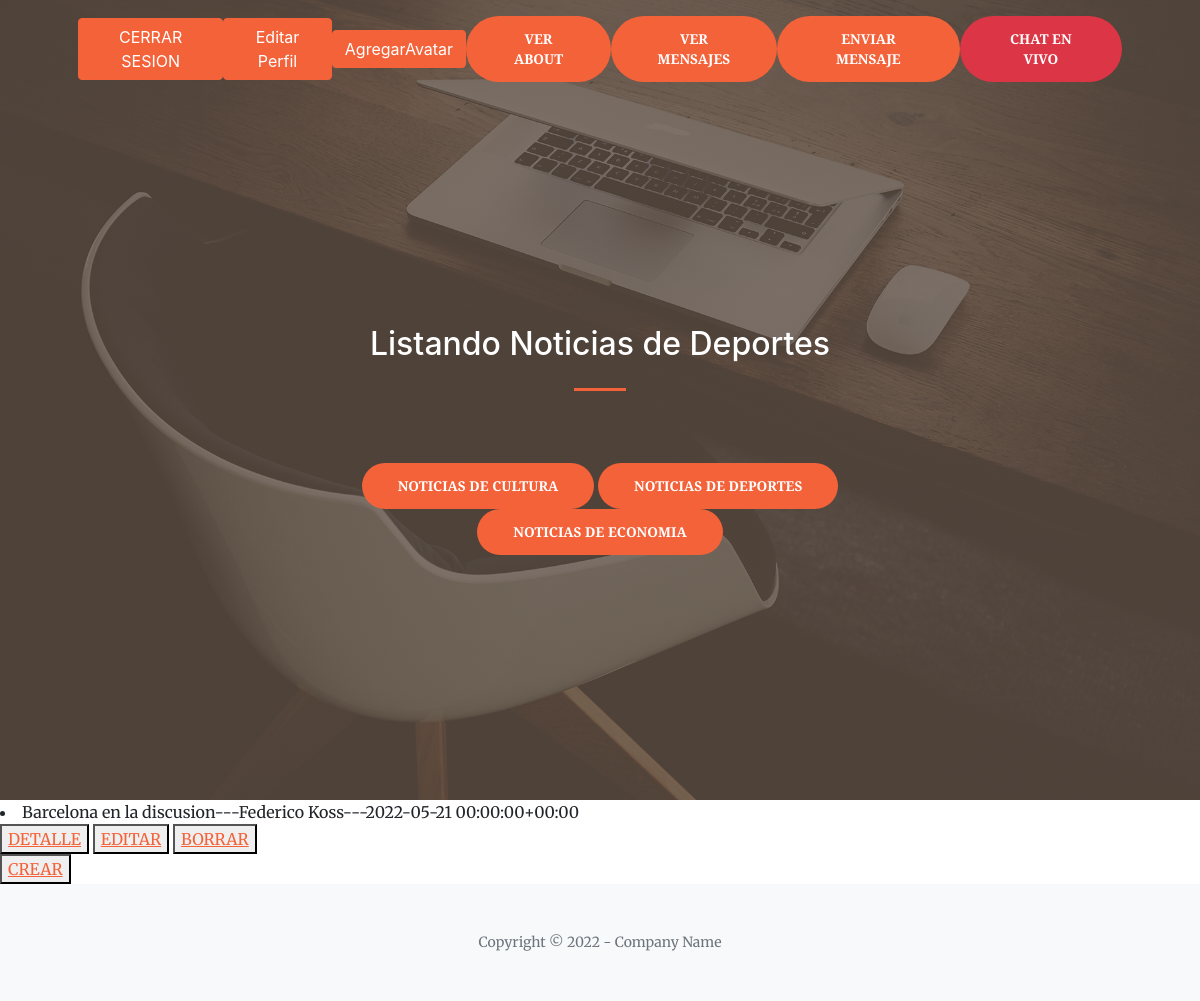
The app's page /sports/list/ (signed in), older data.
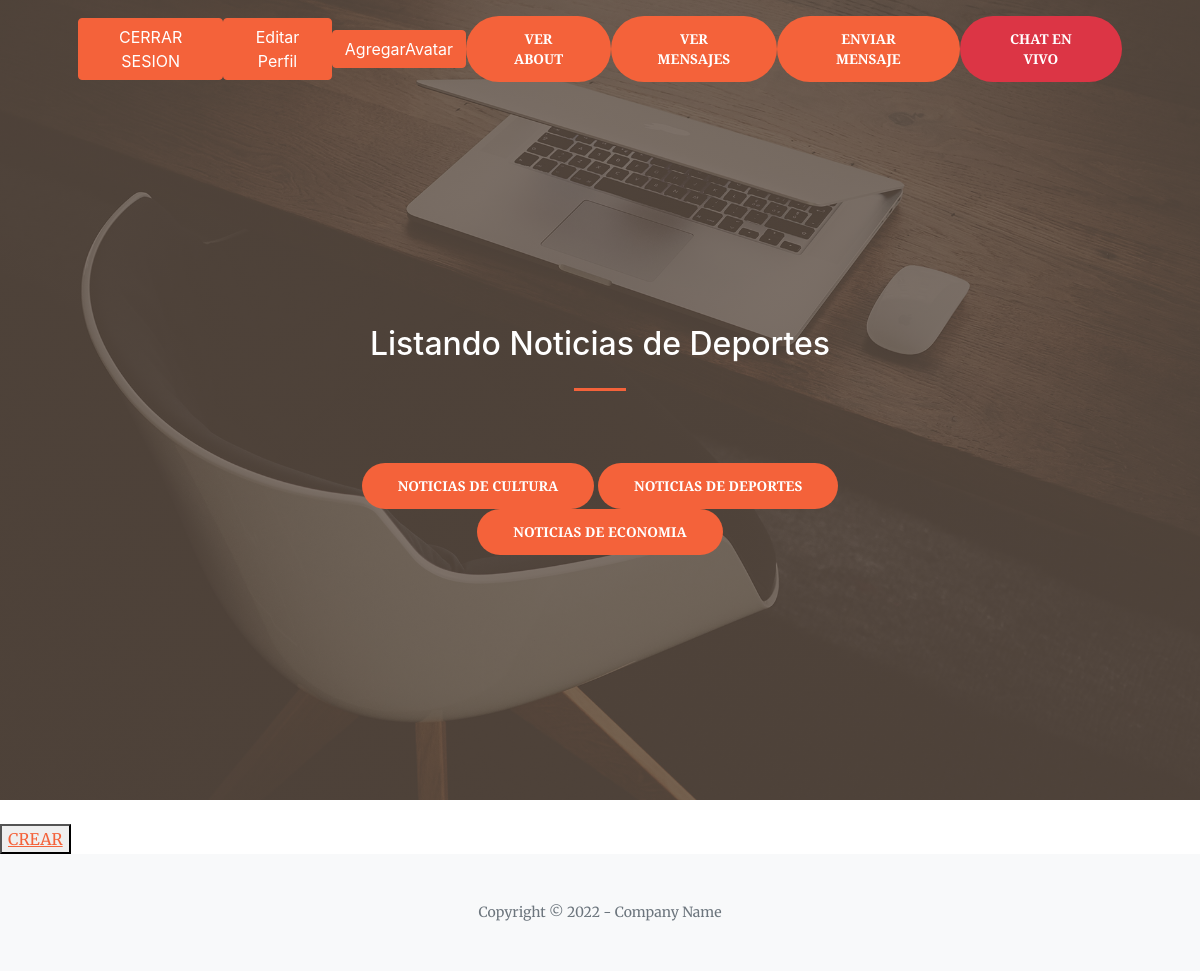
The same page, newer data.
### AppBlog/models.py (models this page shows)
class Sports(models.Model):
    titulo = models.CharField(max_length=50)
    subtitulo= models.CharField(max_length=50)
    cuerpo = models.CharField(max_length=150)
    autor = models.CharField(max_length=50)
    fecha = models.DateTimeField(max_length=50)
    imagen = models.ImageField(upload_to='Sports' , blank=True, null=True)
    def __str__(self):
        return self.titulo +"---"+self.autor+"---"+str(self.fecha)

### AppBlog/views.py (the view)
# urls.py: path('sports/list/',SportList.as_view(),name ='sports_listar' ),
class SportList(LoginRequiredMixin,ListView):
    model = Sports
    template_name = 'AppBlog/sports_list.html'

### AppBlog/templates/AppBlog/sports_list.html
{% extends "AppBlog/padre.html" %}
{% load static %}
{% block titulo %}
<h2 style="color:white">Listando Noticias de Deportes</h2>
{% endblock %}
{% block cuerpo %}
{% for sport in object_list %}
<li>{{sport}}</li>
<button>
    <a href="{% url 'sports_detalle' sport.id %}">DETALLE</a>
</button>
<button>
    <a href="{% url 'sports_editar' sport.id %}">EDITAR</a>
</button>
<button>
    <a href="{% url 'sports_borrar' sport.id %}">BORRAR</a>
</button>
{% endfor %}
<br>
 <button>
    <a href="{% url 'sports_crear' %}">CREAR</a>
</button>
{% endblock %}

Row changes from the older to the newer data that the page shows:
removed Sports: titulo+autor+fecha "Barcelona en la discusion---Federico Koss---2022-05-21 00:00:00+00:00"
